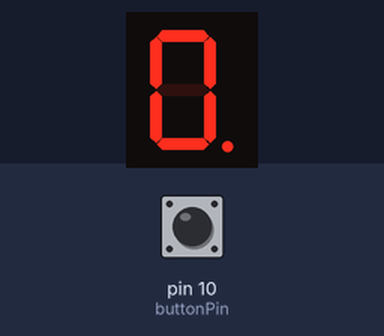
This sketch was run on a simulated Arduino Uno, built with avr-gcc and run on an emulated ATmega328P. Parts: 1-digit seven-segment display. Wiring (inferred from the names in the program): 1-digit 7-segment display, segments lit when LOW: segments pin 2, pin 3, pin 4, pin 5, pin 6, pin 7, pin 8, pin 9. The test bench sets the inputs (shaded band); at power-on: pin 10 (buttonPin) HIGH. The segment pins are drawn as the display they are named for.

Above: at 1.2 s.
1.3 s: pin 10 (buttonPin) pulled LOW for 0.15 s
At 1.7 s:
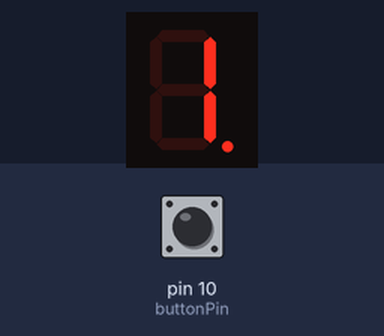
2.9 s: pin 10 (buttonPin) pulled LOW for 1 s
At 4.1 s:
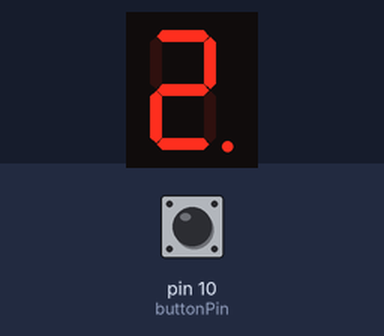
5.4 s: pin 10 (buttonPin) pulled LOW for 0.15 s
At 6.1 s:
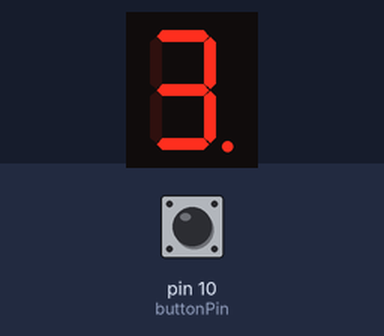
7.0 s: pin 10 (buttonPin) pulled LOW for 1 s
At 7.3 s:
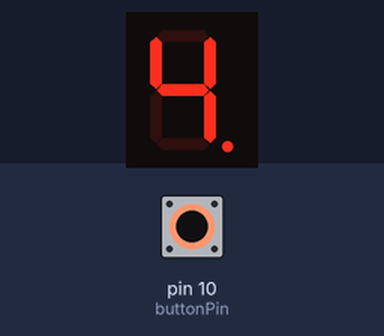
Timing chart, 0 to 10.0 s (numbered marks = the images above; inputs shaded):
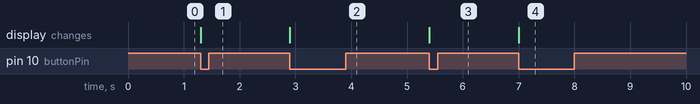

Measured:
- after the input at 1.3 s, the display: changes at once (image 1)
- after the input at 2.9 s, the display: changes at once (image 2)
- after the input at 5.4 s, the display: changes at once (image 3)
- after the input at 7.0 s, the display: changes at once (image 4)

The sketch:

wk12-2.ino
```cpp
byte seven_seg_digits[10][7] = { { 0,0,0,0,0,0,1 },  // = 0
                                 { 1,0,0,1,1,1,1 },  // = 1
                                 { 0,0,1,0,0,1,0 },  // = 2
                                 { 0,0,0,0,1,1,0 },  // = 3
                                 { 1,0,0,1,1,0,0 },  // = 4
                                 { 0,1,0,0,1,0,0 },  // = 5
                                 { 0,1,0,0,0,0,0 },  // = 6
                                 { 0,0,0,1,1,1,1 },  // = 7
                                 { 0,0,0,0,0,0,0 },  // = 8
                                 { 0,0,0,1,1,0,0 }   // = 9
                             };
byte pin_number[8] = {2,3,4,5,6,7,8,9};
const int buttonPin = 10;
int present_buttonState = 0, previous_buttonState = 0;
int num = 0;

void setup() {
  pinMode(2, OUTPUT);
  pinMode(3, OUTPUT);
  pinMode(4, OUTPUT);
  pinMode(5, OUTPUT);
  pinMode(6, OUTPUT);
  pinMode(7, OUTPUT);
  pinMode(8, OUTPUT);
  pinMode(9, OUTPUT);
  digitalWrite(9, 0);  // 關閉小數點
  digitalWrite(buttonPin,HIGH);
  pinMode(buttonPin,INPUT_PULLUP);
}

void sevenSegWrite(byte digit) {
  for (byte seg = 0; seg < 7; ++seg) {
    digitalWrite(pin_number[seg], seven_seg_digits[digit][seg]);
  }
}

void loop() {
  present_buttonState = digitalRead(10);

  if(previous_buttonState == HIGH && present_buttonState == LOW){
     num ++;
     previous_buttonState = LOW;
  }

  if(num > 9){
     num = 0;
  }

  if(present_buttonState == HIGH){
       previous_buttonState = HIGH;
  }

  sevenSegWrite(num);
}
```
